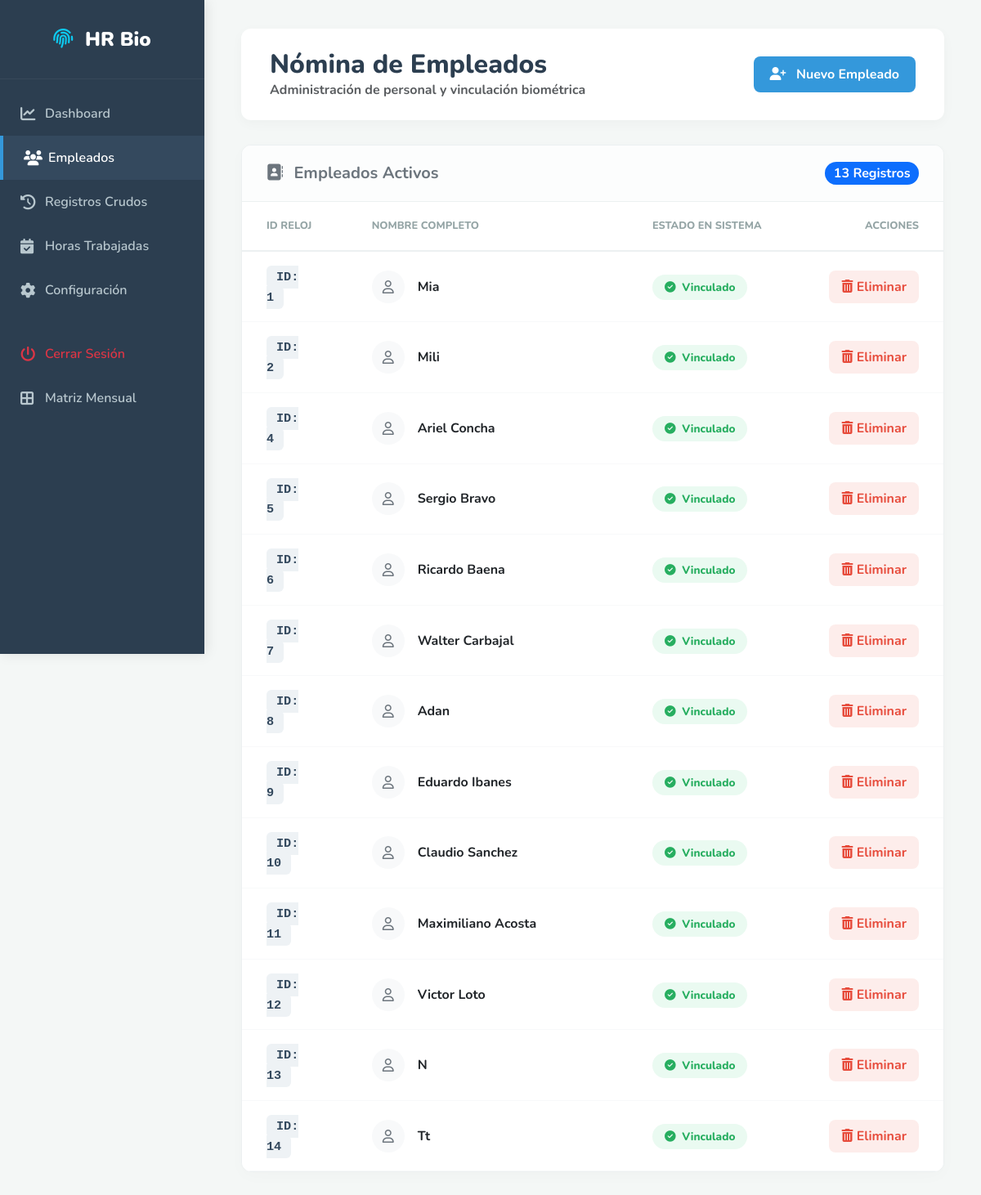
The app's page /empleados.php (signed in) with its own data.
### tables this page shows
CREATE TABLE `empleados` (
  `id` int(11) NOT NULL,
  `nombre` varchar(100) NOT NULL,
  `estado` tinyint(1) DEFAULT 1
);

### empleados.php (the view, shortened to what this page needs)
<?php
require_once 'conexion.php';
$sql_empleados = "SELECT id, nombre FROM empleados ORDER BY id ASC";
$resultado = $conn->query($sql_empleados);
?>
<!DOCTYPE html>
<html lang="es">
<head>
    <link href="https://cdn.jsdelivr.net/npm/bootstrap@5.3.0/dist/css/bootstrap.min.css" rel="stylesheet">
    <link rel="stylesheet" href="https://cdnjs.cloudflare.com/ajax/libs/font-awesome/6.4.0/css/all.min.css">
</head>
<body>
    <aside class="sidebar">
        <div class="sidebar-brand text-center">
            <i class="fa-solid fa-fingerprint me-2 text-info"></i> HR Bio
        </div>
        <nav class="sidebar-menu">
            <a href="index.php"><i class="fa-solid fa-chart-line"></i> Dashboard</a>
            <a href="empleados.php" class="active"><i class="fa-solid fa-users"></i> Empleados</a>
            <a href="registros.php"><i class="fa-solid fa-history"></i> Registros Crudos</a>
            <a href="horas.php"><i class="fa-solid fa-calendar-check"></i> Horas Trabajadas</a>
            <a href="configuracion.php"><i class="fa-solid fa-gear"></i> Configuración</a>
            <a href="login.php?logout=1" class="text-danger mt-4"><i class="fa-solid fa-power-off"></i> Cerrar Sesión</a>
            <a href="asistencia.php"><i class="fa-solid fa-border-all"></i> Matriz Mensual</a>
        </nav>
    </aside>
    <main class="main-content">
        <header class="page-header-card">
            <div>
                <h2>Nómina de Empleados</h2>
                <span class="text-muted fw-bold">Administración de personal y vinculación biométrica</span>
            </div>
            <button type="button" class="btn-add" data-bs-toggle="modal" data-bs-target="#modalAgregarEmpleado">
                <i class="fa-solid fa-user-plus me-2"></i> Nuevo Empleado
            </button>
        </header>
        <section class="card-panel">
            <header class="card-header-panel">
                <h5 class="m-0 fw-bold text-secondary"><i class="fa-solid fa-address-book me-2"></i> Empleados Activos</h5>
                <span class="badge bg-primary rounded-pill fs-6"><?php echo $resultado->num_rows; ?> Registros</span>
            </header>
            <div class="table-responsive">
                <table class="table table-panel mb-0">
                    <thead>
                        <tr>
                            <th style="width: 15%;">ID Reloj</th>
                            <th style="width: 40%;">Nombre Completo</th>
                            <th style="width: 25%;">Estado en Sistema</th>
                            <th style="width: 20%; text-align: right;">Acciones</th>
                        </tr>
                    </thead>
                    <tbody>
                        <?php if ($resultado && $resultado->num_rows > 0): ?>
                            <?php while($fila = $resultado->fetch_assoc()): ?>
                                <tr>
                                    <td>
                                        <span class="id-badge">ID: <?php echo $fila['id']; ?></span>
                                    </td>
                                    <td>
                                        <div class="d-flex align-items-center fw-bold fs-6 text-dark">
                                            <div class="bg-light rounded-circle d-flex justify-content-center align-items-center me-3" style="width: 40px; height: 40px;">
                                                <i class="fa-regular fa-user text-secondary"></i>
                                            </div>
                                            <?php echo htmlspecialchars(mb_convert_case(strtolower($fila['nombre']), MB_CASE_TITLE, "UTF-8")); ?>
                                        </div>
                                    </td>
                                    <td>
                                        <span class="status-active"><i class="fa-solid fa-check-circle me-1"></i> Vinculado</span>
                                    </td>
                                    <td class="text-end">
                                        <button class="btn-delete" onclick="prepararBorrado(<?php echo $fila['id']; ?>, '<?php echo htmlspecialchars($fila['nombre']); ?>')">
                                            <i class="fa-solid fa-trash-can"></i> Eliminar
                                        </button>
                                    </td>
                                </tr>
                            <?php endwhile; ?>
                        <?php endif; ?>
                    </tbody>
                </table>
            </div>
        </section>
    </main>
</body>
</html>

### empleados.php (style rules this page uses)
:root { --primary-color: #2c3e50; --secondary-color: #34495e; --accent-color: #3498db; --danger-color: #e74c3c; --bg-body: #f4f7f6; }
body { font-family: 'Nunito', sans-serif; background-color: var(--bg-body); color: #2c3e50; overflow-x: hidden; }
.sidebar { background-color: var(--primary-color); min-height: 100vh; color: #ffffff; position: fixed; width: 250px; top: 0; left: 0; box-shadow: 2px 0 15px rgba(0,0,0,0.1); z-index: 1000; }
.sidebar-brand { padding: 30px 20px; font-size: 1.5rem; font-weight: 900; border-bottom: 1px solid rgba(255,255,255,0.05); margin-bottom: 15px; }
.sidebar-menu a { color: #b8c7ce; text-decoration: none; display: flex; align-items: center; padding: 15px 25px; font-weight: 600; transition: all 0.3s ease; }
.sidebar-menu a i { width: 30px; font-size: 1.15rem; }
.sidebar-menu a:hover, .sidebar-menu a.active { background-color: var(--secondary-color); color: #ffffff; border-left: 4px solid var(--accent-color); }
.main-content { margin-left: 250px; padding: 35px 45px; }
.page-header-card { background: #ffffff; border-radius: 12px; padding: 25px 35px; box-shadow: 0 4px 15px rgba(0,0,0,0.03); margin-bottom: 30px; display: flex; justify-content: space-between; align-items: center; }
.page-header-card h2 { font-weight: 800; margin: 0; color: var(--primary-color); }
.card-panel { background: #ffffff; border-radius: 12px; border: 1px solid #ecf0f1; box-shadow: 0 5px 20px rgba(0,0,0,0.02); overflow: hidden; }
.card-header-panel { background: #fcfdfd; border-bottom: 1px solid #ecf0f1; padding: 20px 30px; display: flex; justify-content: space-between; align-items: center; }
.table-panel th { color: #95a5a6; font-weight: 800; border-bottom: 2px solid #ecf0f1; padding: 20px 30px; font-size: 0.8rem; text-transform: uppercase; }
.table-panel td { padding: 18px 30px; vertical-align: middle; font-weight: 600; border-bottom: 1px solid #f8f9fa; }
.id-badge { background: #eef2f5; color: var(--secondary-color); padding: 5px 12px; border-radius: 6px; font-family: monospace; font-size: 0.95rem; font-weight: bold; }
.status-active { background-color: #eafaf1; color: #27ae60; padding: 6px 15px; border-radius: 20px; font-size: 0.85rem; font-weight: 800; }
.btn-delete { color: var(--danger-color); background: rgba(231, 76, 60, 0.1); border: none; padding: 8px 15px; border-radius: 8px; font-weight: bold; transition: all 0.2s; }
.btn-add { background: var(--accent-color); color: white; font-weight: bold; border-radius: 8px; padding: 10px 20px; border: none; transition: all 0.3s; }

### records on screen
empleados: id "1", nombre "Mia"
empleados: id "2", nombre "Mili"
empleados: id "4", nombre "Ariel Concha"
empleados: id "5", nombre "Sergio Bravo"
empleados: id "6", nombre "Ricardo Baena"
empleados: id "7", nombre "Walter Carbajal"
empleados: id "8", nombre "Adan"
empleados: id "9", nombre "Eduardo Ibanes"
empleados: id "10", nombre "Claudio Sanchez"
empleados: id "11", nombre "Maximiliano Acosta"
empleados: id "12", nombre "Victor Loto"
empleados: id "13", nombre "N"
empleados: id "14", nombre "Tt"

### other values on screen
$resultado->num_rows "13"
